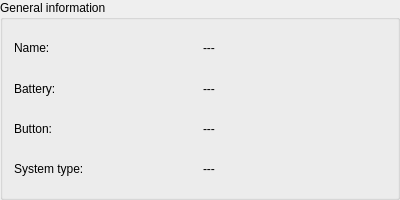
<?xml version="1.0" encoding="UTF-8"?>
<ui version="4.0">
 <class>GeneralInformation</class>
 <widget class="QGroupBox" name="GeneralInformation">
  <property name="geometry">
   <rect>
    <x>0</x>
    <y>0</y>
    <width>400</width>
    <height>200</height>
   </rect>
  </property>
  <property name="minimumSize">
   <size>
    <width>400</width>
    <height>200</height>
   </size>
  </property>
  <property name="windowTitle">
   <string>GroupBox</string>
  </property>
  <property name="title">
   <string>General information</string>
  </property>
  <layout class="QGridLayout" name="gridLayout">
   <item row="1" column="0">
    <widget class="QLabel" name="label">
     <property name="text">
      <string>Battery:</string>
     </property>
    </widget>
   </item>
   <item row="1" column="1">
    <widget class="QLabel" name="lbBatteryPercentage">
     <property name="text">
      <string>---</string>
     </property>
    </widget>
   </item>
   <item row="0" column="1">
    <widget class="QLabel" name="lbName">
     <property name="text">
      <string>---</string>
     </property>
    </widget>
   </item>
   <item row="2" column="0">
    <widget class="QLabel" name="label_3">
     <property name="text">
      <string>Button:</string>
     </property>
    </widget>
   </item>
   <item row="0" column="0">
    <widget class="QLabel" name="label_2">
     <property name="text">
      <string>Name:</string>
     </property>
    </widget>
   </item>
   <item row="2" column="1">
    <widget class="QLabel" name="lbButton">
     <property name="text">
      <string>---</string>
     </property>
    </widget>
   </item>
   <item row="3" column="0">
    <widget class="QLabel" name="label_4">
     <property name="text">
      <string>System type:</string>
     </property>
    </widget>
   </item>
   <item row="3" column="1">
    <widget class="QLabel" name="lbSystemType">
     <property name="text">
      <string>---</string>
     </property>
    </widget>
   </item>
  </layout>
 </widget>
 <resources/>
 <connections/>
</ui>
